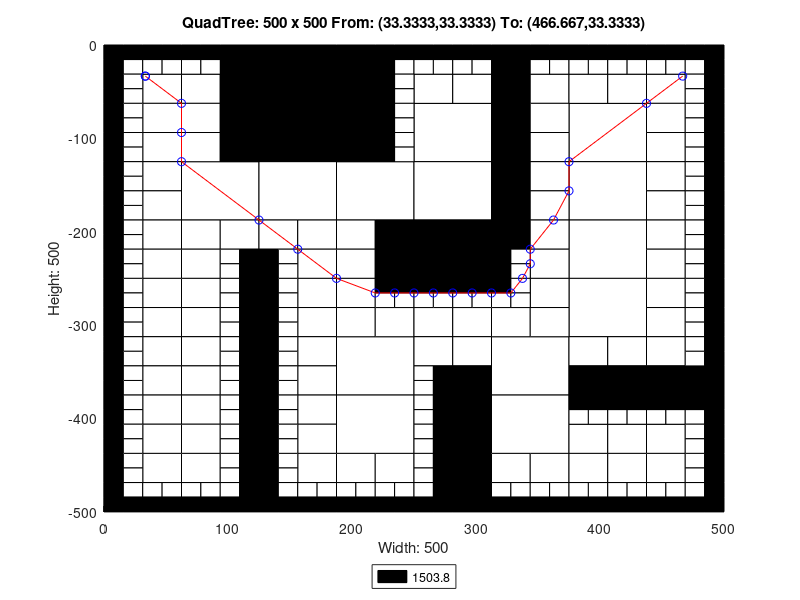

Recreate this plot in MATLAB.
axis([0 500 -500 0]);
title('QuadTree: 500 x 500 From: (33.3333,33.3333) To: (466.667,33.3333)');
xlabel('Width: 500');
ylabel('Height: 500');
rectangle('Position',[125 -62.5 62.5 62.5], 'FaceColor',[0 0 0]);
rectangle('Position',[125 -125 62.5 62.5], 'FaceColor',[0 0 0]);
rectangle('Position',[62.5 -187.5 62.5 62.5], 'FaceColor',[1 1 1]);
rectangle('Position',[125 -187.5 62.5 62.5], 'FaceColor',[1 1 1]);
rectangle('Position',[187.5 -187.5 62.5 62.5], 'FaceColor',[1 1 1]);
rectangle('Position',[250 -125 62.5 62.5], 'FaceColor',[1 1 1]);
rectangle('Position',[375 -125 62.5 62.5], 'FaceColor',[1 1 1]);
rectangle('Position',[250 -187.5 62.5 62.5], 'FaceColor',[1 1 1]);
rectangle('Position',[250 -250 62.5 62.5], 'FaceColor',[0 0 0]);
rectangle('Position',[375 -187.5 62.5 62.5], 'FaceColor',[1 1 1]);
rectangle('Position',[375 -250 62.5 62.5], 'FaceColor',[1 1 1]);
rectangle('Position',[187.5 -375 62.5 62.5], 'FaceColor',[1 1 1]);
rectangle('Position',[187.5 -437.5 62.5 62.5], 'FaceColor',[1 1 1]);
rectangle('Position',[312.5 -375 62.5 62.5], 'FaceColor',[1 1 1]);
rectangle('Position',[375 -312.5 62.5 62.5], 'FaceColor',[1 1 1]);
rectangle('Position',[312.5 -437.5 62.5 62.5], 'FaceColor',[1 1 1]);
rectangle('Position',[31.25 -62.5 31.25 31.25], 'FaceColor',[1 1 1]);
rectangle('Position',[93.75 -31.25 31.25 31.25], 'FaceColor',[0 0 0]);
rectangle('Position',[62.5 -62.5 31.25 31.25], 'FaceColor',[1 1 1]);
rectangle('Position',[93.75 -62.5 31.25 31.25], 'FaceColor',[0 0 0]);
rectangle('Position',[31.25 -93.75 31.25 31.25], 'FaceColor',[1 1 1]);
rectangle('Position',[31.25 -125 31.25 31.25], 'FaceColor',[1 1 1]);
rectangle('Position',[62.5 -93.75 31.25 31.25], 'FaceColor',[1 1 1]);
rectangle('Position',[93.75 -93.75 31.25 31.25], 'FaceColor',[0 0 0]);
rectangle('Position',[62.5 -125 31.25 31.25], 'FaceColor',[1 1 1]);
rectangle('Position',[93.75 -125 31.25 31.25], 'FaceColor',[0 0 0]);
rectangle('Position',[187.5 -31.25 31.25 31.25], 'FaceColor',[0 0 0]);
rectangle('Position',[187.5 -62.5 31.25 31.25], 'FaceColor',[0 0 0]);
rectangle('Position',[187.5 -93.75 31.25 31.25], 'FaceColor',[0 0 0]);
rectangle('Position',[187.5 -125 31.25 31.25], 'FaceColor',[0 0 0]);
rectangle('Position',[31.25 -156.25 31.25 31.25], 'FaceColor',[1 1 1]);
rectangle('Position',[31.25 -187.5 31.25 31.25], 'FaceColor',[1 1 1]);
rectangle('Position',[31.25 -218.75 31.25 31.25], 'FaceColor',[1 1 1]);
rectangle('Position',[31.25 -250 31.25 31.25], 'FaceColor',[1 1 1]);
rectangle('Position',[62.5 -218.75 31.25 31.25], 'FaceColor',[1 1 1]);
rectangle('Position',[93.75 -218.75 31.25 31.25], 'FaceColor',[1 1 1]);
rectangle('Position',[62.5 -250 31.25 31.25], 'FaceColor',[1 1 1]);
rectangle('Position',[125 -218.75 31.25 31.25], 'FaceColor',[1 1 1]);
rectangle('Position',[156.25 -218.75 31.25 31.25], 'FaceColor',[1 1 1]);
rectangle('Position',[156.25 -250 31.25 31.25], 'FaceColor',[1 1 1]);
rectangle('Position',[187.5 -218.75 31.25 31.25], 'FaceColor',[1 1 1]);
rectangle('Position',[218.75 -218.75 31.25 31.25], 'FaceColor',[0 0 0]);
rectangle('Position',[187.5 -250 31.25 31.25], 'FaceColor',[1 1 1]);
rectangle('Position',[218.75 -250 31.25 31.25], 'FaceColor',[0 0 0]);
rectangle('Position',[250 -62.5 31.25 31.25], 'FaceColor',[1 1 1]);
rectangle('Position',[281.25 -62.5 31.25 31.25], 'FaceColor',[1 1 1]);
rectangle('Position',[312.5 -31.25 31.25 31.25], 'FaceColor',[0 0 0]);
rectangle('Position',[312.5 -62.5 31.25 31.25], 'FaceColor',[0 0 0]);
rectangle('Position',[343.75 -62.5 31.25 31.25], 'FaceColor',[1 1 1]);
rectangle('Position',[312.5 -93.75 31.25 31.25], 'FaceColor',[0 0 0]);
rectangle('Position',[343.75 -93.75 31.25 31.25], 'FaceColor',[1 1 1]);
rectangle('Position',[312.5 -125 31.25 31.25], 'FaceColor',[0 0 0]);
rectangle('Position',[343.75 -125 31.25 31.25], 'FaceColor',[1 1 1]);
rectangle('Position',[375 -62.5 31.25 31.25], 'FaceColor',[1 1 1]);
rectangle('Position',[406.25 -62.5 31.25 31.25], 'FaceColor',[1 1 1]);
rectangle('Position',[437.5 -62.5 31.25 31.25], 'FaceColor',[1 1 1]);
rectangle('Position',[437.5 -93.75 31.25 31.25], 'FaceColor',[1 1 1]);
rectangle('Position',[437.5 -125 31.25 31.25], 'FaceColor',[1 1 1]);
rectangle('Position',[312.5 -156.25 31.25 31.25], 'FaceColor',[0 0 0]);
rectangle('Position',[343.75 -156.25 31.25 31.25], 'FaceColor',[1 1 1]);
rectangle('Position',[312.5 -187.5 31.25 31.25], 'FaceColor',[0 0 0]);
rectangle('Position',[343.75 -187.5 31.25 31.25], 'FaceColor',[1 1 1]);
rectangle('Position',[312.5 -218.75 31.25 31.25], 'FaceColor',[0 0 0]);
rectangle('Position',[343.75 -218.75 31.25 31.25], 'FaceColor',[1 1 1]);
rectangle('Position',[343.75 -250 31.25 31.25], 'FaceColor',[1 1 1]);
rectangle('Position',[437.5 -156.25 31.25 31.25], 'FaceColor',[1 1 1]);
rectangle('Position',[437.5 -187.5 31.25 31.25], 'FaceColor',[1 1 1]);
rectangle('Position',[437.5 -218.75 31.25 31.25], 'FaceColor',[1 1 1]);
rectangle('Position',[437.5 -250 31.25 31.25], 'FaceColor',[1 1 1]);
rectangle('Position',[31.25 -281.25 31.25 31.25], 'FaceColor',[1 1 1]);
rectangle('Position',[31.25 -312.5 31.25 31.25], 'FaceColor',[1 1 1]);
rectangle('Position',[62.5 -281.25 31.25 31.25], 'FaceColor',[1 1 1]);
rectangle('Position',[62.5 -312.5 31.25 31.25], 'FaceColor',[1 1 1]);
rectangle('Position',[31.25 -343.75 31.25 31.25], 'FaceColor',[1 1 1]);
rectangle('Position',[31.25 -375 31.25 31.25], 'FaceColor',[1 1 1]);
rectangle('Position',[62.5 -343.75 31.25 31.25], 'FaceColor',[1 1 1]);
rectangle('Position',[62.5 -375 31.25 31.25], 'FaceColor',[1 1 1]);
rectangle('Position',[156.25 -281.25 31.25 31.25], 'FaceColor',[1 1 1]);
rectangle('Position',[156.25 -312.5 31.25 31.25], 'FaceColor',[1 1 1]);
rectangle('Position',[187.5 -281.25 31.25 31.25], 'FaceColor',[1 1 1]);
rectangle('Position',[187.5 -312.5 31.25 31.25], 'FaceColor',[1 1 1]);
rectangle('Position',[218.75 -312.5 31.25 31.25], 'FaceColor',[1 1 1]);
rectangle('Position',[156.25 -343.75 31.25 31.25], 'FaceColor',[1 1 1]);
rectangle('Position',[156.25 -375 31.25 31.25], 'FaceColor',[1 1 1]);
rectangle('Position',[31.25 -406.25 31.25 31.25], 'FaceColor',[1 1 1]);
rectangle('Position',[31.25 -437.5 31.25 31.25], 'FaceColor',[1 1 1]);
rectangle('Position',[62.5 -406.25 31.25 31.25], 'FaceColor',[1 1 1]);
rectangle('Position',[62.5 -437.5 31.25 31.25], 'FaceColor',[1 1 1]);
rectangle('Position',[31.25 -468.75 31.25 31.25], 'FaceColor',[1 1 1]);
rectangle('Position',[62.5 -468.75 31.25 31.25], 'FaceColor',[1 1 1]);
rectangle('Position',[156.25 -406.25 31.25 31.25], 'FaceColor',[1 1 1]);
rectangle('Position',[156.25 -437.5 31.25 31.25], 'FaceColor',[1 1 1]);
rectangle('Position',[156.25 -468.75 31.25 31.25], 'FaceColor',[1 1 1]);
rectangle('Position',[187.5 -468.75 31.25 31.25], 'FaceColor',[1 1 1]);
rectangle('Position',[218.75 -468.75 31.25 31.25], 'FaceColor',[1 1 1]);
rectangle('Position',[250 -312.5 31.25 31.25], 'FaceColor',[1 1 1]);
rectangle('Position',[281.25 -312.5 31.25 31.25], 'FaceColor',[1 1 1]);
rectangle('Position',[343.75 -281.25 31.25 31.25], 'FaceColor',[1 1 1]);
rectangle('Position',[312.5 -312.5 31.25 31.25], 'FaceColor',[1 1 1]);
rectangle('Position',[343.75 -312.5 31.25 31.25], 'FaceColor',[1 1 1]);
rectangle('Position',[250 -343.75 31.25 31.25], 'FaceColor',[1 1 1]);
rectangle('Position',[281.25 -343.75 31.25 31.25], 'FaceColor',[1 1 1]);
rectangle('Position',[281.25 -375 31.25 31.25], 'FaceColor',[0 0 0]);
rectangle('Position',[437.5 -281.25 31.25 31.25], 'FaceColor',[1 1 1]);
rectangle('Position',[437.5 -312.5 31.25 31.25], 'FaceColor',[1 1 1]);
rectangle('Position',[375 -343.75 31.25 31.25], 'FaceColor',[1 1 1]);
rectangle('Position',[406.25 -343.75 31.25 31.25], 'FaceColor',[1 1 1]);
rectangle('Position',[375 -375 31.25 31.25], 'FaceColor',[0 0 0]);
rectangle('Position',[406.25 -375 31.25 31.25], 'FaceColor',[0 0 0]);
rectangle('Position',[437.5 -343.75 31.25 31.25], 'FaceColor',[1 1 1]);
rectangle('Position',[437.5 -375 31.25 31.25], 'FaceColor',[0 0 0]);
rectangle('Position',[468.75 -375 31.25 31.25], 'FaceColor',[0 0 0]);
rectangle('Position',[281.25 -406.25 31.25 31.25], 'FaceColor',[0 0 0]);
rectangle('Position',[281.25 -437.5 31.25 31.25], 'FaceColor',[0 0 0]);
rectangle('Position',[281.25 -468.75 31.25 31.25], 'FaceColor',[0 0 0]);
rectangle('Position',[281.25 -500 31.25 31.25], 'FaceColor',[0 0 0]);
rectangle('Position',[312.5 -468.75 31.25 31.25], 'FaceColor',[1 1 1]);
rectangle('Position',[343.75 -468.75 31.25 31.25], 'FaceColor',[1 1 1]);
rectangle('Position',[375 -437.5 31.25 31.25], 'FaceColor',[1 1 1]);
rectangle('Position',[406.25 -437.5 31.25 31.25], 'FaceColor',[1 1 1]);
rectangle('Position',[437.5 -437.5 31.25 31.25], 'FaceColor',[1 1 1]);
rectangle('Position',[375 -468.75 31.25 31.25], 'FaceColor',[1 1 1]);
rectangle('Position',[406.25 -468.75 31.25 31.25], 'FaceColor',[1 1 1]);
rectangle('Position',[437.5 -468.75 31.25 31.25], 'FaceColor',[1 1 1]);
rectangle('Position',[0 -15.625 15.625 15.625], 'FaceColor',[0 0 0]);
rectangle('Position',[15.625 -15.625 15.625 15.625], 'FaceColor',[0 0 0]);
rectangle('Position',[0 -31.25 15.625 15.625], 'FaceColor',[0 0 0]);
rectangle('Position',[15.625 -31.25 15.625 15.625], 'FaceColor',[1 1 1]);
rectangle('Position',[31.25 -15.625 15.625 15.625], 'FaceColor',[0 0 0]);
rectangle('Position',[46.875 -15.625 15.625 15.625], 'FaceColor',[0 0 0]);
rectangle('Position',[31.25 -31.25 15.625 15.625], 'FaceColor',[1 1 1]);
rectangle('Position',[46.875 -31.25 15.625 15.625], 'FaceColor',[1 1 1]);
rectangle('Position',[0 -46.875 15.625 15.625], 'FaceColor',[0 0 0]);
rectangle('Position',[15.625 -46.875 15.625 15.625], 'FaceColor',[1 1 1]);
rectangle('Position',[0 -62.5 15.625 15.625], 'FaceColor',[0 0 0]);
rectangle('Position',[15.625 -62.5 15.625 15.625], 'FaceColor',[1 1 1]);
rectangle('Position',[62.5 -15.625 15.625 15.625], 'FaceColor',[0 0 0]);
rectangle('Position',[78.125 -15.625 15.625 15.625], 'FaceColor',[0 0 0]);
rectangle('Position',[62.5 -31.25 15.625 15.625], 'FaceColor',[1 1 1]);
rectangle('Position',[78.125 -31.25 15.625 15.625], 'FaceColor',[1 1 1]);
rectangle('Position',[0 -78.125 15.625 15.625], 'FaceColor',[0 0 0]);
rectangle('Position',[15.625 -78.125 15.625 15.625], 'FaceColor',[1 1 1]);
rectangle('Position',[0 -93.75 15.625 15.625], 'FaceColor',[0 0 0]);
rectangle('Position',[15.625 -93.75 15.625 15.625], 'FaceColor',[1 1 1]);
rectangle('Position',[0 -109.375 15.625 15.625], 'FaceColor',[0 0 0]);
rectangle('Position',[15.625 -109.375 15.625 15.625], 'FaceColor',[1 1 1]);
rectangle('Position',[0 -125 15.625 15.625], 'FaceColor',[0 0 0]);
rectangle('Position',[15.625 -125 15.625 15.625], 'FaceColor',[1 1 1]);
rectangle('Position',[218.75 -15.625 15.625 15.625], 'FaceColor',[0 0 0]);
rectangle('Position',[234.375 -15.625 15.625 15.625], 'FaceColor',[0 0 0]);
rectangle('Position',[218.75 -31.25 15.625 15.625], 'FaceColor',[0 0 0]);
rectangle('Position',[234.375 -31.25 15.625 15.625], 'FaceColor',[1 1 1]);
rectangle('Position',[218.75 -46.875 15.625 15.625], 'FaceColor',[0 0 0]);
rectangle('Position',[234.375 -46.875 15.625 15.625], 'FaceColor',[1 1 1]);
rectangle('Position',[218.75 -62.5 15.625 15.625], 'FaceColor',[0 0 0]);
rectangle('Position',[234.375 -62.5 15.625 15.625], 'FaceColor',[1 1 1]);
rectangle('Position',[218.75 -78.125 15.625 15.625], 'FaceColor',[0 0 0]);
rectangle('Position',[234.375 -78.125 15.625 15.625], 'FaceColor',[1 1 1]);
rectangle('Position',[218.75 -93.75 15.625 15.625], 'FaceColor',[0 0 0]);
rectangle('Position',[234.375 -93.75 15.625 15.625], 'FaceColor',[1 1 1]);
rectangle('Position',[218.75 -109.375 15.625 15.625], 'FaceColor',[0 0 0]);
rectangle('Position',[234.375 -109.375 15.625 15.625], 'FaceColor',[1 1 1]);
rectangle('Position',[218.75 -125 15.625 15.625], 'FaceColor',[0 0 0]);
rectangle('Position',[234.375 -125 15.625 15.625], 'FaceColor',[1 1 1]);
rectangle('Position',[0 -140.625 15.625 15.625], 'FaceColor',[0 0 0]);
rectangle('Position',[15.625 -140.625 15.625 15.625], 'FaceColor',[1 1 1]);
rectangle('Position',[0 -156.25 15.625 15.625], 'FaceColor',[0 0 0]);
rectangle('Position',[15.625 -156.25 15.625 15.625], 'FaceColor',[1 1 1]);
rectangle('Position',[0 -171.875 15.625 15.625], 'FaceColor',[0 0 0]);
rectangle('Position',[15.625 -171.875 15.625 15.625], 'FaceColor',[1 1 1]);
rectangle('Position',[0 -187.5 15.625 15.625], 'FaceColor',[0 0 0]);
rectangle('Position',[15.625 -187.5 15.625 15.625], 'FaceColor',[1 1 1]);
rectangle('Position',[0 -203.125 15.625 15.625], 'FaceColor',[0 0 0]);
rectangle('Position',[15.625 -203.125 15.625 15.625], 'FaceColor',[1 1 1]);
rectangle('Position',[0 -218.75 15.625 15.625], 'FaceColor',[0 0 0]);
rectangle('Position',[15.625 -218.75 15.625 15.625], 'FaceColor',[1 1 1]);
rectangle('Position',[0 -234.375 15.625 15.625], 'FaceColor',[0 0 0]);
rectangle('Position',[15.625 -234.375 15.625 15.625], 'FaceColor',[1 1 1]);
rectangle('Position',[0 -250 15.625 15.625], 'FaceColor',[0 0 0]);
rectangle('Position',[15.625 -250 15.625 15.625], 'FaceColor',[1 1 1]);
rectangle('Position',[93.75 -234.375 15.625 15.625], 'FaceColor',[1 1 1]);
rectangle('Position',[109.375 -234.375 15.625 15.625], 'FaceColor',[0 0 0]);
rectangle('Position',[93.75 -250 15.625 15.625], 'FaceColor',[1 1 1]);
rectangle('Position',[109.375 -250 15.625 15.625], 'FaceColor',[0 0 0]);
rectangle('Position',[125 -234.375 15.625 15.625], 'FaceColor',[0 0 0]);
rectangle('Position',[140.625 -234.375 15.625 15.625], 'FaceColor',[1 1 1]);
rectangle('Position',[125 -250 15.625 15.625], 'FaceColor',[0 0 0]);
rectangle('Position',[140.625 -250 15.625 15.625], 'FaceColor',[1 1 1]);
rectangle('Position',[250 -15.625 15.625 15.625], 'FaceColor',[0 0 0]);
rectangle('Position',[265.625 -15.625 15.625 15.625], 'FaceColor',[0 0 0]);
rectangle('Position',[250 -31.25 15.625 15.625], 'FaceColor',[1 1 1]);
rectangle('Position',[265.625 -31.25 15.625 15.625], 'FaceColor',[1 1 1]);
rectangle('Position',[281.25 -15.625 15.625 15.625], 'FaceColor',[0 0 0]);
rectangle('Position',[296.875 -15.625 15.625 15.625], 'FaceColor',[0 0 0]);
rectangle('Position',[281.25 -31.25 15.625 15.625], 'FaceColor',[1 1 1]);
rectangle('Position',[296.875 -31.25 15.625 15.625], 'FaceColor',[1 1 1]);
rectangle('Position',[343.75 -15.625 15.625 15.625], 'FaceColor',[0 0 0]);
rectangle('Position',[359.375 -15.625 15.625 15.625], 'FaceColor',[0 0 0]);
rectangle('Position',[343.75 -31.25 15.625 15.625], 'FaceColor',[1 1 1]);
rectangle('Position',[359.375 -31.25 15.625 15.625], 'FaceColor',[1 1 1]);
rectangle('Position',[375 -15.625 15.625 15.625], 'FaceColor',[0 0 0]);
rectangle('Position',[390.625 -15.625 15.625 15.625], 'FaceColor',[0 0 0]);
rectangle('Position',[375 -31.25 15.625 15.625], 'FaceColor',[1 1 1]);
rectangle('Position',[390.625 -31.25 15.625 15.625], 'FaceColor',[1 1 1]);
rectangle('Position',[406.25 -15.625 15.625 15.625], 'FaceColor',[0 0 0]);
rectangle('Position',[421.875 -15.625 15.625 15.625], 'FaceColor',[0 0 0]);
rectangle('Position',[406.25 -31.25 15.625 15.625], 'FaceColor',[1 1 1]);
rectangle('Position',[421.875 -31.25 15.625 15.625], 'FaceColor',[1 1 1]);
rectangle('Position',[437.5 -15.625 15.625 15.625], 'FaceColor',[0 0 0]);
rectangle('Position',[453.125 -15.625 15.625 15.625], 'FaceColor',[0 0 0]);
rectangle('Position',[437.5 -31.25 15.625 15.625], 'FaceColor',[1 1 1]);
rectangle('Position',[453.125 -31.25 15.625 15.625], 'FaceColor',[1 1 1]);
rectangle('Position',[468.75 -15.625 15.625 15.625], 'FaceColor',[0 0 0]);
rectangle('Position',[484.375 -15.625 15.625 15.625], 'FaceColor',[0 0 0]);
rectangle('Position',[468.75 -31.25 15.625 15.625], 'FaceColor',[1 1 1]);
rectangle('Position',[484.375 -31.25 15.625 15.625], 'FaceColor',[0 0 0]);
rectangle('Position',[468.75 -46.875 15.625 15.625], 'FaceColor',[1 1 1]);
rectangle('Position',[484.375 -46.875 15.625 15.625], 'FaceColor',[0 0 0]);
rectangle('Position',[468.75 -62.5 15.625 15.625], 'FaceColor',[1 1 1]);
rectangle('Position',[484.375 -62.5 15.625 15.625], 'FaceColor',[0 0 0]);
rectangle('Position',[468.75 -78.125 15.625 15.625], 'FaceColor',[1 1 1]);
rectangle('Position',[484.375 -78.125 15.625 15.625], 'FaceColor',[0 0 0]);
rectangle('Position',[468.75 -93.75 15.625 15.625], 'FaceColor',[1 1 1]);
rectangle('Position',[484.375 -93.75 15.625 15.625], 'FaceColor',[0 0 0]);
rectangle('Position',[468.75 -109.375 15.625 15.625], 'FaceColor',[1 1 1]);
rectangle('Position',[484.375 -109.375 15.625 15.625], 'FaceColor',[0 0 0]);
rectangle('Position',[468.75 -125 15.625 15.625], 'FaceColor',[1 1 1]);
rectangle('Position',[484.375 -125 15.625 15.625], 'FaceColor',[0 0 0]);
rectangle('Position',[312.5 -234.375 15.625 15.625], 'FaceColor',[0 0 0]);
rectangle('Position',[328.125 -234.375 15.625 15.625], 'FaceColor',[1 1 1]);
rectangle('Position',[312.5 -250 15.625 15.625], 'FaceColor',[0 0 0]);
rectangle('Position',[328.125 -250 15.625 15.625], 'FaceColor',[1 1 1]);
rectangle('Position',[468.75 -140.625 15.625 15.625], 'FaceColor',[1 1 1]);
rectangle('Position',[484.375 -140.625 15.625 15.625], 'FaceColor',[0 0 0]);
rectangle('Position',[468.75 -156.25 15.625 15.625], 'FaceColor',[1 1 1]);
rectangle('Position',[484.375 -156.25 15.625 15.625], 'FaceColor',[0 0 0]);
rectangle('Position',[468.75 -171.875 15.625 15.625], 'FaceColor',[1 1 1]);
rectangle('Position',[484.375 -171.875 15.625 15.625], 'FaceColor',[0 0 0]);
rectangle('Position',[468.75 -187.5 15.625 15.625], 'FaceColor',[1 1 1]);
rectangle('Position',[484.375 -187.5 15.625 15.625], 'FaceColor',[0 0 0]);
rectangle('Position',[468.75 -203.125 15.625 15.625], 'FaceColor',[1 1 1]);
rectangle('Position',[484.375 -203.125 15.625 15.625], 'FaceColor',[0 0 0]);
rectangle('Position',[468.75 -218.75 15.625 15.625], 'FaceColor',[1 1 1]);
rectangle('Position',[484.375 -218.75 15.625 15.625], 'FaceColor',[0 0 0]);
rectangle('Position',[468.75 -234.375 15.625 15.625], 'FaceColor',[1 1 1]);
rectangle('Position',[484.375 -234.375 15.625 15.625], 'FaceColor',[0 0 0]);
rectangle('Position',[468.75 -250 15.625 15.625], 'FaceColor',[1 1 1]);
rectangle('Position',[484.375 -250 15.625 15.625], 'FaceColor',[0 0 0]);
rectangle('Position',[0 -265.625 15.625 15.625], 'FaceColor',[0 0 0]);
rectangle('Position',[15.625 -265.625 15.625 15.625], 'FaceColor',[1 1 1]);
rectangle('Position',[0 -281.25 15.625 15.625], 'FaceColor',[0 0 0]);
rectangle('Position',[15.625 -281.25 15.625 15.625], 'FaceColor',[1 1 1]);
rectangle('Position',[0 -296.875 15.625 15.625], 'FaceColor',[0 0 0]);
rectangle('Position',[15.625 -296.875 15.625 15.625], 'FaceColor',[1 1 1]);
rectangle('Position',[0 -312.5 15.625 15.625], 'FaceColor',[0 0 0]);
rectangle('Position',[15.625 -312.5 15.625 15.625], 'FaceColor',[1 1 1]);
rectangle('Position',[93.75 -265.625 15.625 15.625], 'FaceColor',[1 1 1]);
rectangle('Position',[109.375 -265.625 15.625 15.625], 'FaceColor',[0 0 0]);
rectangle('Position',[93.75 -281.25 15.625 15.625], 'FaceColor',[1 1 1]);
rectangle('Position',[109.375 -281.25 15.625 15.625], 'FaceColor',[0 0 0]);
rectangle('Position',[93.75 -296.875 15.625 15.625], 'FaceColor',[1 1 1]);
rectangle('Position',[109.375 -296.875 15.625 15.625], 'FaceColor',[0 0 0]);
rectangle('Position',[93.75 -312.5 15.625 15.625], 'FaceColor',[1 1 1]);
rectangle('Position',[109.375 -312.5 15.625 15.625], 'FaceColor',[0 0 0]);
rectangle('Position',[0 -328.125 15.625 15.625], 'FaceColor',[0 0 0]);
rectangle('Position',[15.625 -328.125 15.625 15.625], 'FaceColor',[1 1 1]);
rectangle('Position',[0 -343.75 15.625 15.625], 'FaceColor',[0 0 0]);
rectangle('Position',[15.625 -343.75 15.625 15.625], 'FaceColor',[1 1 1]);
rectangle('Position',[0 -359.375 15.625 15.625], 'FaceColor',[0 0 0]);
rectangle('Position',[15.625 -359.375 15.625 15.625], 'FaceColor',[1 1 1]);
rectangle('Position',[0 -375 15.625 15.625], 'FaceColor',[0 0 0]);
rectangle('Position',[15.625 -375 15.625 15.625], 'FaceColor',[1 1 1]);
rectangle('Position',[93.75 -328.125 15.625 15.625], 'FaceColor',[1 1 1]);
rectangle('Position',[109.375 -328.125 15.625 15.625], 'FaceColor',[0 0 0]);
rectangle('Position',[93.75 -343.75 15.625 15.625], 'FaceColor',[1 1 1]);
rectangle('Position',[109.375 -343.75 15.625 15.625], 'FaceColor',[0 0 0]);
rectangle('Position',[93.75 -359.375 15.625 15.625], 'FaceColor',[1 1 1]);
rectangle('Position',[109.375 -359.375 15.625 15.625], 'FaceColor',[0 0 0]);
rectangle('Position',[93.75 -375 15.625 15.625], 'FaceColor',[1 1 1]);
rectangle('Position',[109.375 -375 15.625 15.625], 'FaceColor',[0 0 0]);
rectangle('Position',[125 -265.625 15.625 15.625], 'FaceColor',[0 0 0]);
rectangle('Position',[140.625 -265.625 15.625 15.625], 'FaceColor',[1 1 1]);
rectangle('Position',[125 -281.25 15.625 15.625], 'FaceColor',[0 0 0]);
rectangle('Position',[140.625 -281.25 15.625 15.625], 'FaceColor',[1 1 1]);
rectangle('Position',[125 -296.875 15.625 15.625], 'FaceColor',[0 0 0]);
rectangle('Position',[140.625 -296.875 15.625 15.625], 'FaceColor',[1 1 1]);
rectangle('Position',[125 -312.5 15.625 15.625], 'FaceColor',[0 0 0]);
rectangle('Position',[140.625 -312.5 15.625 15.625], 'FaceColor',[1 1 1]);
rectangle('Position',[218.75 -265.625 15.625 15.625], 'FaceColor',[0 0 0]);
rectangle('Position',[234.375 -265.625 15.625 15.625], 'FaceColor',[0 0 0]);
rectangle('Position',[218.75 -281.25 15.625 15.625], 'FaceColor',[1 1 1]);
rectangle('Position',[234.375 -281.25 15.625 15.625], 'FaceColor',[1 1 1]);
rectangle('Position',[125 -328.125 15.625 15.625], 'FaceColor',[0 0 0]);
rectangle('Position',[140.625 -328.125 15.625 15.625], 'FaceColor',[1 1 1]);
rectangle('Position',[125 -343.75 15.625 15.625], 'FaceColor',[0 0 0]);
rectangle('Position',[140.625 -343.75 15.625 15.625], 'FaceColor',[1 1 1]);
rectangle('Position',[125 -359.375 15.625 15.625], 'FaceColor',[0 0 0]);
rectangle('Position',[140.625 -359.375 15.625 15.625], 'FaceColor',[1 1 1]);
rectangle('Position',[125 -375 15.625 15.625], 'FaceColor',[0 0 0]);
rectangle('Position',[140.625 -375 15.625 15.625], 'FaceColor',[1 1 1]);
rectangle('Position',[0 -390.625 15.625 15.625], 'FaceColor',[0 0 0]);
rectangle('Position',[15.625 -390.625 15.625 15.625], 'FaceColor',[1 1 1]);
rectangle('Position',[0 -406.25 15.625 15.625], 'FaceColor',[0 0 0]);
rectangle('Position',[15.625 -406.25 15.625 15.625], 'FaceColor',[1 1 1]);
rectangle('Position',[0 -421.875 15.625 15.625], 'FaceColor',[0 0 0]);
rectangle('Position',[15.625 -421.875 15.625 15.625], 'FaceColor',[1 1 1]);
rectangle('Position',[0 -437.5 15.625 15.625], 'FaceColor',[0 0 0]);
rectangle('Position',[15.625 -437.5 15.625 15.625], 'FaceColor',[1 1 1]);
rectangle('Position',[93.75 -390.625 15.625 15.625], 'FaceColor',[1 1 1]);
rectangle('Position',[109.375 -390.625 15.625 15.625], 'FaceColor',[0 0 0]);
rectangle('Position',[93.75 -406.25 15.625 15.625], 'FaceColor',[1 1 1]);
rectangle('Position',[109.375 -406.25 15.625 15.625], 'FaceColor',[0 0 0]);
rectangle('Position',[93.75 -421.875 15.625 15.625], 'FaceColor',[1 1 1]);
rectangle('Position',[109.375 -421.875 15.625 15.625], 'FaceColor',[0 0 0]);
rectangle('Position',[93.75 -437.5 15.625 15.625], 'FaceColor',[1 1 1]);
rectangle('Position',[109.375 -437.5 15.625 15.625], 'FaceColor',[0 0 0]);
rectangle('Position',[0 -453.125 15.625 15.625], 'FaceColor',[0 0 0]);
rectangle('Position',[15.625 -453.125 15.625 15.625], 'FaceColor',[1 1 1]);
rectangle('Position',[0 -468.75 15.625 15.625], 'FaceColor',[0 0 0]);
rectangle('Position',[15.625 -468.75 15.625 15.625], 'FaceColor',[1 1 1]);
rectangle('Position',[0 -484.375 15.625 15.625], 'FaceColor',[0 0 0]);
rectangle('Position',[15.625 -484.375 15.625 15.625], 'FaceColor',[1 1 1]);
rectangle('Position',[0 -500 15.625 15.625], 'FaceColor',[0 0 0]);
rectangle('Position',[15.625 -500 15.625 15.625], 'FaceColor',[0 0 0]);
rectangle('Position',[31.25 -484.375 15.625 15.625], 'FaceColor',[1 1 1]);
rectangle('Position',[46.875 -484.375 15.625 15.625], 'FaceColor',[1 1 1]);
rectangle('Position',[31.25 -500 15.625 15.625], 'FaceColor',[0 0 0]);
rectangle('Position',[46.875 -500 15.625 15.625], 'FaceColor',[0 0 0]);
rectangle('Position',[93.75 -453.125 15.625 15.625], 'FaceColor',[1 1 1]);
rectangle('Position',[109.375 -453.125 15.625 15.625], 'FaceColor',[0 0 0]);
rectangle('Position',[93.75 -468.75 15.625 15.625], 'FaceColor',[1 1 1]);
rectangle('Position',[109.375 -468.75 15.625 15.625], 'FaceColor',[0 0 0]);
rectangle('Position',[62.5 -484.375 15.625 15.625], 'FaceColor',[1 1 1]);
rectangle('Position',[78.125 -484.375 15.625 15.625], 'FaceColor',[1 1 1]);
rectangle('Position',[62.5 -500 15.625 15.625], 'FaceColor',[0 0 0]);
rectangle('Position',[78.125 -500 15.625 15.625], 'FaceColor',[0 0 0]);
rectangle('Position',[93.75 -484.375 15.625 15.625], 'FaceColor',[1 1 1]);
rectangle('Position',[109.375 -484.375 15.625 15.625], 'FaceColor',[0 0 0]);
rectangle('Position',[93.75 -500 15.625 15.625], 'FaceColor',[0 0 0]);
rectangle('Position',[109.375 -500 15.625 15.625], 'FaceColor',[0 0 0]);
rectangle('Position',[125 -390.625 15.625 15.625], 'FaceColor',[0 0 0]);
rectangle('Position',[140.625 -390.625 15.625 15.625], 'FaceColor',[1 1 1]);
rectangle('Position',[125 -406.25 15.625 15.625], 'FaceColor',[0 0 0]);
rectangle('Position',[140.625 -406.25 15.625 15.625], 'FaceColor',[1 1 1]);
rectangle('Position',[125 -421.875 15.625 15.625], 'FaceColor',[0 0 0]);
rectangle('Position',[140.625 -421.875 15.625 15.625], 'FaceColor',[1 1 1]);
rectangle('Position',[125 -437.5 15.625 15.625], 'FaceColor',[0 0 0]);
rectangle('Position',[140.625 -437.5 15.625 15.625], 'FaceColor',[1 1 1]);
rectangle('Position',[125 -453.125 15.625 15.625], 'FaceColor',[0 0 0]);
rectangle('Position',[140.625 -453.125 15.625 15.625], 'FaceColor',[1 1 1]);
rectangle('Position',[125 -468.75 15.625 15.625], 'FaceColor',[0 0 0]);
rectangle('Position',[140.625 -468.75 15.625 15.625], 'FaceColor',[1 1 1]);
rectangle('Position',[125 -484.375 15.625 15.625], 'FaceColor',[0 0 0]);
rectangle('Position',[140.625 -484.375 15.625 15.625], 'FaceColor',[1 1 1]);
rectangle('Position',[125 -500 15.625 15.625], 'FaceColor',[0 0 0]);
rectangle('Position',[140.625 -500 15.625 15.625], 'FaceColor',[0 0 0]);
rectangle('Position',[156.25 -484.375 15.625 15.625], 'FaceColor',[1 1 1]);
rectangle('Position',[171.875 -484.375 15.625 15.625], 'FaceColor',[1 1 1]);
rectangle('Position',[156.25 -500 15.625 15.625], 'FaceColor',[0 0 0]);
rectangle('Position',[171.875 -500 15.625 15.625], 'FaceColor',[0 0 0]);
rectangle('Position',[187.5 -484.375 15.625 15.625], 'FaceColor',[1 1 1]);
rectangle('Position',[203.125 -484.375 15.625 15.625], 'FaceColor',[1 1 1]);
rectangle('Position',[187.5 -500 15.625 15.625], 'FaceColor',[0 0 0]);
rectangle('Position',[203.125 -500 15.625 15.625], 'FaceColor',[0 0 0]);
rectangle('Position',[218.75 -484.375 15.625 15.625], 'FaceColor',[1 1 1]);
rectangle('Position',[234.375 -484.375 15.625 15.625], 'FaceColor',[1 1 1]);
rectangle('Position',[218.75 -500 15.625 15.625], 'FaceColor',[0 0 0]);
rectangle('Position',[234.375 -500 15.625 15.625], 'FaceColor',[0 0 0]);
rectangle('Position',[250 -265.625 15.625 15.625], 'FaceColor',[0 0 0]);
rectangle('Position',[265.625 -265.625 15.625 15.625], 'FaceColor',[0 0 0]);
rectangle('Position',[250 -281.25 15.625 15.625], 'FaceColor',[1 1 1]);
rectangle('Position',[265.625 -281.25 15.625 15.625], 'FaceColor',[1 1 1]);
rectangle('Position',[281.25 -265.625 15.625 15.625], 'FaceColor',[0 0 0]);
rectangle('Position',[296.875 -265.625 15.625 15.625], 'FaceColor',[0 0 0]);
rectangle('Position',[281.25 -281.25 15.625 15.625], 'FaceColor',[1 1 1]);
rectangle('Position',[296.875 -281.25 15.625 15.625], 'FaceColor',[1 1 1]);
rectangle('Position',[312.5 -265.625 15.625 15.625], 'FaceColor',[0 0 0]);
rectangle('Position',[328.125 -265.625 15.625 15.625], 'FaceColor',[1 1 1]);
rectangle('Position',[312.5 -281.25 15.625 15.625], 'FaceColor',[1 1 1]);
rectangle('Position',[328.125 -281.25 15.625 15.625], 'FaceColor',[1 1 1]);
rectangle('Position',[250 -359.375 15.625 15.625], 'FaceColor',[1 1 1]);
rectangle('Position',[265.625 -359.375 15.625 15.625], 'FaceColor',[0 0 0]);
rectangle('Position',[250 -375 15.625 15.625], 'FaceColor',[1 1 1]);
rectangle('Position',[265.625 -375 15.625 15.625], 'FaceColor',[0 0 0]);
rectangle('Position',[468.75 -265.625 15.625 15.625], 'FaceColor',[1 1 1]);
rectangle('Position',[484.375 -265.625 15.625 15.625], 'FaceColor',[0 0 0]);
rectangle('Position',[468.75 -281.25 15.625 15.625], 'FaceColor',[1 1 1]);
rectangle('Position',[484.375 -281.25 15.625 15.625], 'FaceColor',[0 0 0]);
rectangle('Position',[468.75 -296.875 15.625 15.625], 'FaceColor',[1 1 1]);
rectangle('Position',[484.375 -296.875 15.625 15.625], 'FaceColor',[0 0 0]);
rectangle('Position',[468.75 -312.5 15.625 15.625], 'FaceColor',[1 1 1]);
rectangle('Position',[484.375 -312.5 15.625 15.625], 'FaceColor',[0 0 0]);
rectangle('Position',[468.75 -328.125 15.625 15.625], 'FaceColor',[1 1 1]);
rectangle('Position',[484.375 -328.125 15.625 15.625], 'FaceColor',[0 0 0]);
rectangle('Position',[468.75 -343.75 15.625 15.625], 'FaceColor',[1 1 1]);
rectangle('Position',[484.375 -343.75 15.625 15.625], 'FaceColor',[0 0 0]);
rectangle('Position',[250 -390.625 15.625 15.625], 'FaceColor',[1 1 1]);
rectangle('Position',[265.625 -390.625 15.625 15.625], 'FaceColor',[0 0 0]);
rectangle('Position',[250 -406.25 15.625 15.625], 'FaceColor',[1 1 1]);
rectangle('Position',[265.625 -406.25 15.625 15.625], 'FaceColor',[0 0 0]);
rectangle('Position',[250 -421.875 15.625 15.625], 'FaceColor',[1 1 1]);
rectangle('Position',[265.625 -421.875 15.625 15.625], 'FaceColor',[0 0 0]);
rectangle('Position',[250 -437.5 15.625 15.625], 'FaceColor',[1 1 1]);
rectangle('Position',[265.625 -437.5 15.625 15.625], 'FaceColor',[0 0 0]);
rectangle('Position',[250 -453.125 15.625 15.625], 'FaceColor',[1 1 1]);
rectangle('Position',[265.625 -453.125 15.625 15.625], 'FaceColor',[0 0 0]);
rectangle('Position',[250 -468.75 15.625 15.625], 'FaceColor',[1 1 1]);
rectangle('Position',[265.625 -468.75 15.625 15.625], 'FaceColor',[0 0 0]);
rectangle('Position',[250 -484.375 15.625 15.625], 'FaceColor',[1 1 1]);
rectangle('Position',[265.625 -484.375 15.625 15.625], 'FaceColor',[0 0 0]);
rectangle('Position',[250 -500 15.625 15.625], 'FaceColor',[0 0 0]);
rectangle('Position',[265.625 -500 15.625 15.625], 'FaceColor',[0 0 0]);
rectangle('Position',[312.5 -484.375 15.625 15.625], 'FaceColor',[1 1 1]);
rectangle('Position',[328.125 -484.375 15.625 15.625], 'FaceColor',[1 1 1]);
rectangle('Position',[312.5 -500 15.625 15.625], 'FaceColor',[0 0 0]);
rectangle('Position',[328.125 -500 15.625 15.625], 'FaceColor',[0 0 0]);
rectangle('Position',[343.75 -484.375 15.625 15.625], 'FaceColor',[1 1 1]);
rectangle('Position',[359.375 -484.375 15.625 15.625], 'FaceColor',[1 1 1]);
rectangle('Position',[343.75 -500 15.625 15.625], 'FaceColor',[0 0 0]);
rectangle('Position',[359.375 -500 15.625 15.625], 'FaceColor',[0 0 0]);
rectangle('Position',[375 -390.625 15.625 15.625], 'FaceColor',[0 0 0]);
rectangle('Position',[390.625 -390.625 15.625 15.625], 'FaceColor',[0 0 0]);
rectangle('Position',[375 -406.25 15.625 15.625], 'FaceColor',[1 1 1]);
rectangle('Position',[390.625 -406.25 15.625 15.625], 'FaceColor',[1 1 1]);
rectangle('Position',[406.25 -390.625 15.625 15.625], 'FaceColor',[0 0 0]);
rectangle('Position',[421.875 -390.625 15.625 15.625], 'FaceColor',[0 0 0]);
rectangle('Position',[406.25 -406.25 15.625 15.625], 'FaceColor',[1 1 1]);
rectangle('Position',[421.875 -406.25 15.625 15.625], 'FaceColor',[1 1 1]);
rectangle('Position',[437.5 -390.625 15.625 15.625], 'FaceColor',[0 0 0]);
rectangle('Position',[453.125 -390.625 15.625 15.625], 'FaceColor',[0 0 0]);
rectangle('Position',[437.5 -406.25 15.625 15.625], 'FaceColor',[1 1 1]);
rectangle('Position',[453.125 -406.25 15.625 15.625], 'FaceColor',[1 1 1]);
rectangle('Position',[468.75 -390.625 15.625 15.625], 'FaceColor',[0 0 0]);
rectangle('Position',[484.375 -390.625 15.625 15.625], 'FaceColor',[0 0 0]);
rectangle('Position',[468.75 -406.25 15.625 15.625], 'FaceColor',[1 1 1]);
rectangle('Position',[484.375 -406.25 15.625 15.625], 'FaceColor',[0 0 0]);
rectangle('Position',[468.75 -421.875 15.625 15.625], 'FaceColor',[1 1 1]);
rectangle('Position',[484.375 -421.875 15.625 15.625], 'FaceColor',[0 0 0]);
rectangle('Position',[468.75 -437.5 15.625 15.625], 'FaceColor',[1 1 1]);
rectangle('Position',[484.375 -437.5 15.625 15.625], 'FaceColor',[0 0 0]);
rectangle('Position',[375 -484.375 15.625 15.625], 'FaceColor',[1 1 1]);
rectangle('Position',[390.625 -484.375 15.625 15.625], 'FaceColor',[1 1 1]);
rectangle('Position',[375 -500 15.625 15.625], 'FaceColor',[0 0 0]);
rectangle('Position',[390.625 -500 15.625 15.625], 'FaceColor',[0 0 0]);
rectangle('Position',[406.25 -484.375 15.625 15.625], 'FaceColor',[1 1 1]);
rectangle('Position',[421.875 -484.375 15.625 15.625], 'FaceColor',[1 1 1]);
rectangle('Position',[406.25 -500 15.625 15.625], 'FaceColor',[0 0 0]);
rectangle('Position',[421.875 -500 15.625 15.625], 'FaceColor',[0 0 0]);
rectangle('Position',[468.75 -453.125 15.625 15.625], 'FaceColor',[1 1 1]);
rectangle('Position',[484.375 -453.125 15.625 15.625], 'FaceColor',[0 0 0]);
rectangle('Position',[468.75 -468.75 15.625 15.625], 'FaceColor',[1 1 1]);
rectangle('Position',[484.375 -468.75 15.625 15.625], 'FaceColor',[0 0 0]);
rectangle('Position',[437.5 -484.375 15.625 15.625], 'FaceColor',[1 1 1]);
rectangle('Position',[453.125 -484.375 15.625 15.625], 'FaceColor',[1 1 1]);
rectangle('Position',[437.5 -500 15.625 15.625], 'FaceColor',[0 0 0]);
rectangle('Position',[453.125 -500 15.625 15.625], 'FaceColor',[0 0 0]);
rectangle('Position',[468.75 -484.375 15.625 15.625], 'FaceColor',[1 1 1]);
rectangle('Position',[484.375 -484.375 15.625 15.625], 'FaceColor',[0 0 0]);
rectangle('Position',[468.75 -500 15.625 15.625], 'FaceColor',[0 0 0]);
rectangle('Position',[484.375 -500 15.625 15.625], 'FaceColor',[0 0 0]);
X=[466.667,437.5,375,375,362.5,343.75,343.75,337.5,328.125,312.5,296.875,281.25,265.625,250,234.375,218.75,187.5,156.25,125,62.5,62.5,62.5,33.3333,33.3333];
Y=[-33.3333,-62.5,-125,-156.25,-187.5,-218.75,-234.375,-250,-265.625,-265.625,-265.625,-265.625,-265.625,-265.625,-265.625,-265.625,-250,-218.75,-187.5,-125,-93.75,-62.5,-33.3333,-33.3333];
hold on;
plot(X,Y,'r');
plot(X,Y,'bo');
legend('1503.8','Location','southoutside');
